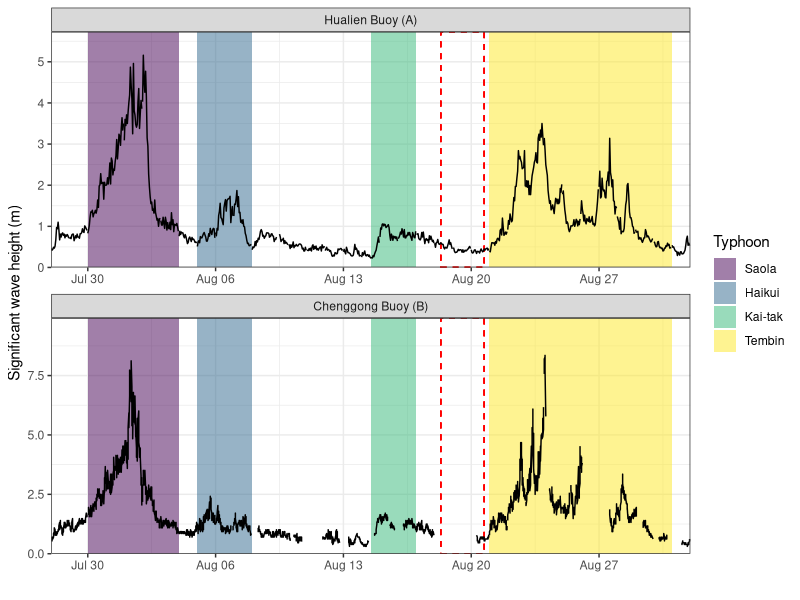
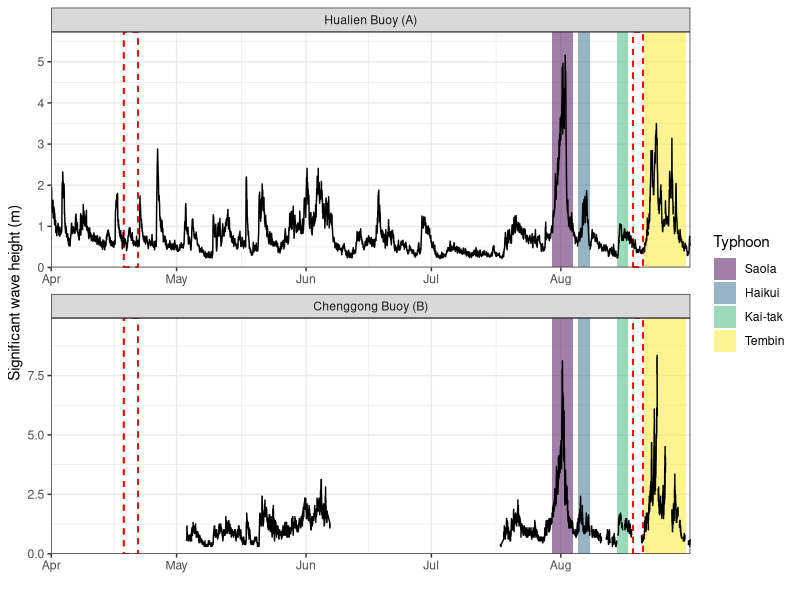
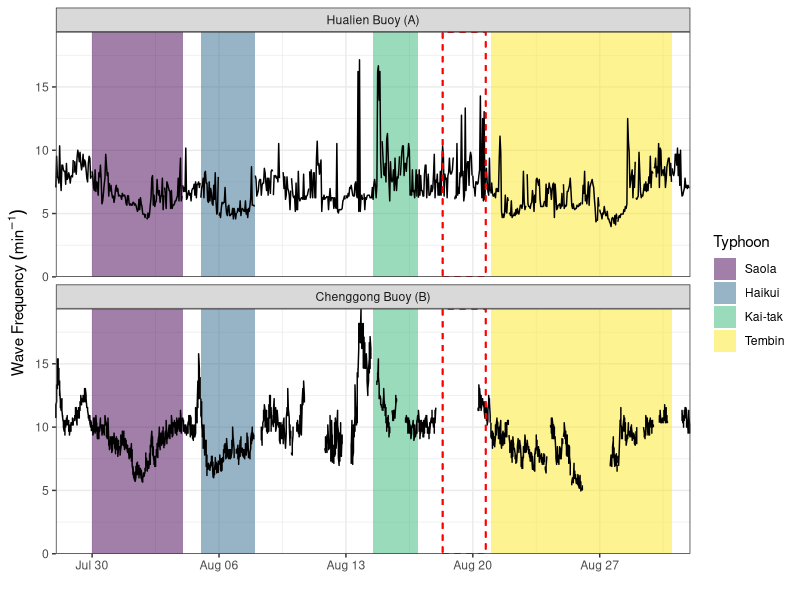
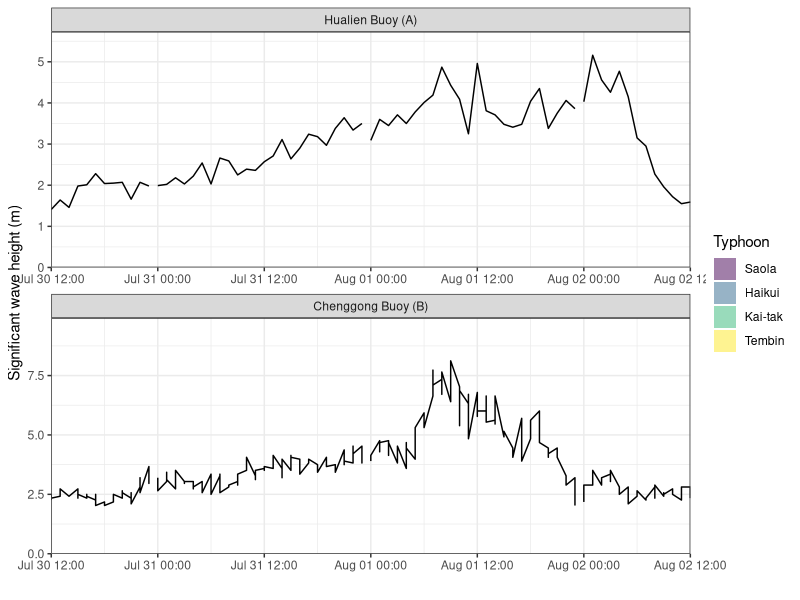
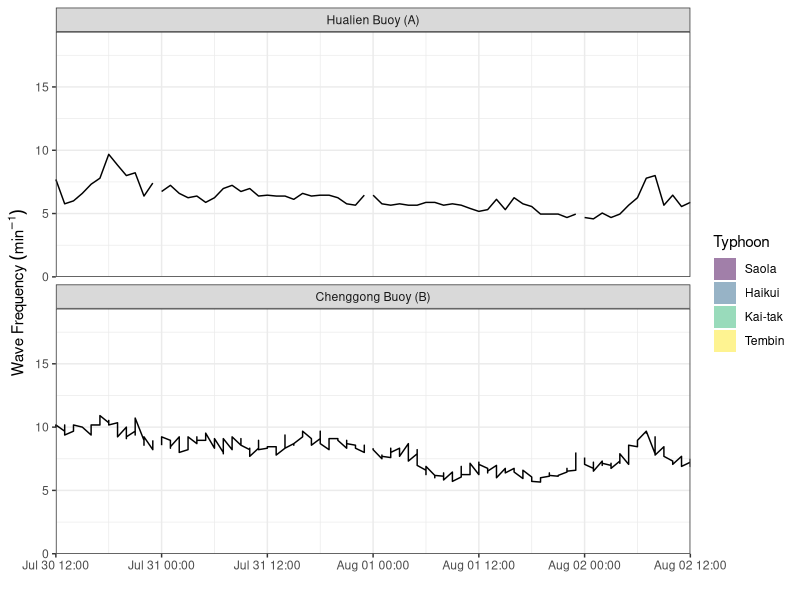
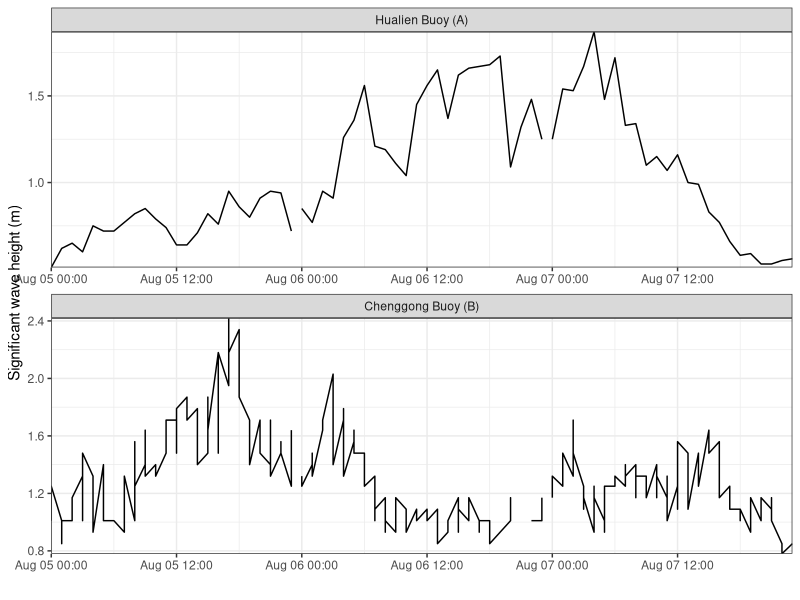
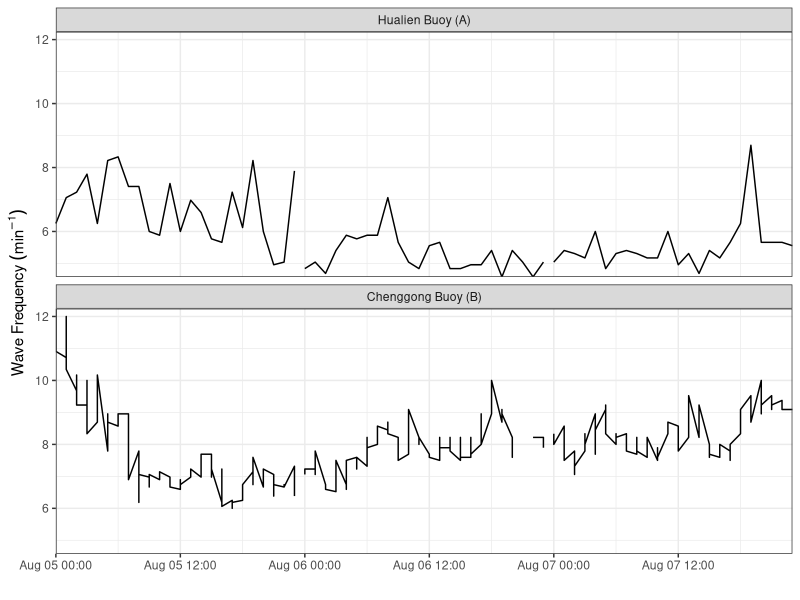
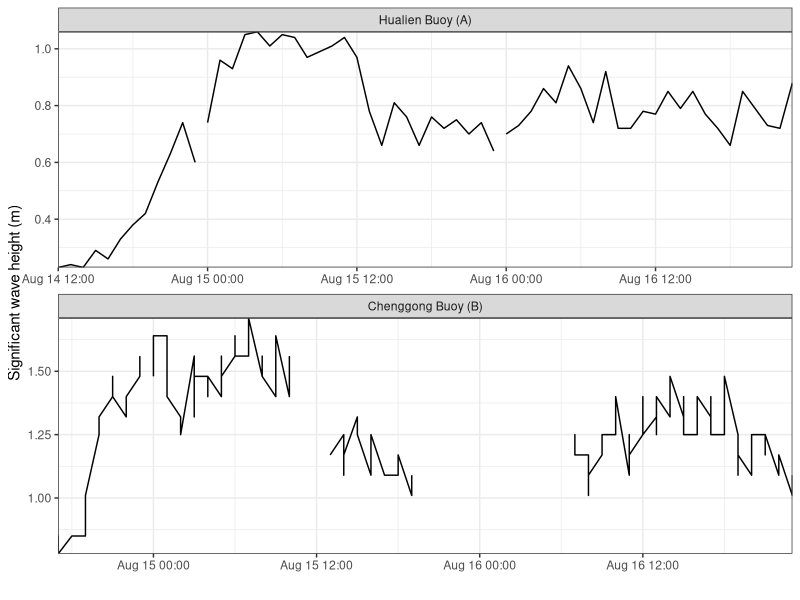

Write R code to recreate these figures, in order.
## ---- chunk 1
knitr::opts_chunk$set(echo = TRUE, warning = FALSE, message = FALSE, dev='jpeg', dpi = 600)
## ---- chunk 2
library(dplyr)
library(ggplot2)
library(readxl)
library(patchwork)

large <- theme(legend.title = element_text(size=15),
        legend.text = element_text(size=15),
        axis.title = element_text(size=15),
        axis.text = element_text(size=15),
        strip.text = element_text(size=15))

rotate <- theme(axis.text.x = element_text(angle = 90, hjust=1))

no_strip <- theme(strip.background = element_rect(colour=NA, fill=NA),
                  strip.text = element_text(colour=NA))
## ---- chunk 3
# Hualien buoy
hua <- read_excel("../Data//2012_46699A_Hualien buoy_wave.xlsx", skip=9)
hua$yyyymmddhhmi <- strptime(hua$yyyymmddhhmi, format="%Y%m%d%H%M") %>% as.POSIXct
hua$Header <- "Hualien buoy"

# Chenggong
che <- read_excel("../Data//2012_46761F_Chenggong_wave.xlsx", skip=15)
che$yyyymmddhhmi <- strptime(che$yyyymmddhhmi, format="%Y%m%d%H%M") %>% as.POSIXct
che$Header <- "Chenggong"
names(che)[4:5] <- c("H", "T")
#che <- che[che$Dif!=0,]
out <- rbind(hua[, c(1:4, 6, 8:11)], che)
names(out)[1] <- "Buoy"
out$Buoy <- factor(out$Buoy, levels=c("Hualien buoy", "Chenggong"), labels=c("Hualien Buoy (A)", "Chenggong Buoy (B)"))

# Typhoon impact periods
rec <- rbind(c("2012-07-30 00:00", "2012-08-03 23:59"), 
      c("2012-08-05 00:00", "2012-08-07 23:59"),
      c("2012-08-14 12:00", "2012-08-16 23:59"),
      c("2012-08-21 00:00", "2012-08-30 23:59")) %>% as.data.frame
names(rec) <- c("xmin", "xmax")
rec$xmin <- as.POSIXct(rec$xmin)
rec$xmax <- as.POSIXct(rec$xmax)
Typhoon <- factor(c("Saola", "Haikui", "Kai-tak", "Tembin"), levels=c("Saola", "Haikui", "Kai-tak", "Tembin"))
rec <- cbind(rec, Typhoon)
## ---- chunk 4
ggplot()+
  geom_rect(data=rec, aes(xmin = xmin, xmax = xmax, ymin=0, ymax=Inf, fill=Typhoon), alpha=0.5)+
  geom_rect(data=rec, aes(xmin = as.POSIXct("2012-08-18 08:00"), xmax = as.POSIXct("2012-08-20 17:00"), ymin=0, ymax=Inf), fill="transparent", colour="red", linetype=2)+
  geom_path(data = out, aes(x=yyyymmddhhmi, y=H/100, group=Grp))+
  facet_wrap(~Buoy, ncol=1, scales="free")+
  labs(x="", y="Significant wave height (m)")+
  scale_x_datetime(limits = as.POSIXct(c("2012-07-28 00:00", "2012-08-31 23:59")), expand = c(0, 0)) +
  scale_y_continuous(expand = c(0, 0)) +
  scale_fill_viridis_d()+
  scale_colour_viridis_d()+
  theme_bw() 
## ---- chunk 5
ggplot()+
  geom_rect(data=rec, aes(xmin = xmin, xmax = xmax, ymin=0, ymax=Inf, fill=Typhoon), alpha=0.5)+
  geom_rect(data=rec, aes(xmin = as.POSIXct("2012-04-18 08:00"), xmax = as.POSIXct("2012-04-21 17:00"), ymin=0, ymax=Inf), fill="transparent", colour="red", linetype=2)+
  geom_rect(data=rec, aes(xmin = as.POSIXct("2012-08-18 08:00"), xmax = as.POSIXct("2012-08-20 17:00"), ymin=0, ymax=Inf), fill="transparent", colour="red", linetype=2)+
  geom_path(data = out, aes(x=yyyymmddhhmi, y=H/100, group=Grp))+
  facet_wrap(~Buoy, ncol=1, scales="free")+
  labs(x="", y="Significant wave height (m)")+
  scale_x_datetime(limits = as.POSIXct(c("2012-04-01 00:00", "2012-08-31 23:59")), expand = c(0, 0)) +
  scale_y_continuous(expand = c(0, 0)) +
  scale_fill_viridis_d()+
  scale_colour_viridis_d()+
  theme_bw() 
## ---- chunk 6
ggplot()+
  geom_rect(data=rec, aes(xmin = xmin, xmax = xmax, ymin=0, ymax=Inf, fill=Typhoon), alpha=0.5)+
  geom_path(data = out, aes(x=yyyymmddhhmi, y=600/T, group=Grp))+
  geom_rect(data=rec, aes(xmin = as.POSIXct("2012-08-18 08:00"), xmax = as.POSIXct("2012-08-20 17:00"), ymin=0, ymax=Inf), fill="transparent", colour="red", linetype=2)+
  facet_wrap(~Buoy, ncol=1)+
  labs(x="", y=expression(Wave~Frequency~(min^-1)))+
  scale_x_datetime(limits = as.POSIXct(c("2012-07-28 00:00", "2012-08-31 23:59")), expand = c(0, 0)) +
  scale_y_continuous(expand = c(0, 0)) +
  scale_fill_viridis_d()+
  scale_colour_viridis_d()+
  theme_bw() 
## ---- chunk 7
# Wave height >= 2.5 m
dif <- function(x) max(x)-min(x)
# Hualien buoy
# Persist large wave
subset(hua, yyyymmddhhmi<=as.POSIXct("2012-08-04") & yyyymmddhhmi>=as.POSIXct("2012-07-30") & H>=250)$yyyymmddhhmi %>% dif
# Wave frequency 
(600/subset(hua, yyyymmddhhmi<=as.POSIXct("2012-08-04") & yyyymmddhhmi>=as.POSIXct("2012-07-30") & H>=250)$T) %>% mean
(600/subset(hua, yyyymmddhhmi<=as.POSIXct("2012-08-04") & yyyymmddhhmi>=as.POSIXct("2012-07-30") & H>=250)$T) %>% sd

# Chenggong buoy
# Persist large wave
subset(che, yyyymmddhhmi<=as.POSIXct("2012-08-04") & yyyymmddhhmi>=as.POSIXct("2012-07-30") & H>=250)$yyyymmddhhmi %>% dif
# Wave frequency 
(600/subset(che, yyyymmddhhmi<=as.POSIXct("2012-08-04") & yyyymmddhhmi>=as.POSIXct("2012-07-30") & H>=250)$T) %>% mean
(600/subset(che, yyyymmddhhmi<=as.POSIXct("2012-08-04") & yyyymmddhhmi>=as.POSIXct("2012-07-30") & H>=250)$T) %>% sd

limits <- subset(out, yyyymmddhhmi<=as.POSIXct("2012-08-04") & yyyymmddhhmi>=as.POSIXct("2012-07-30") & H>=250)$yyyymmddhhmi %>% range

ggplot()+
  geom_rect(data=rec, aes(xmin = xmin, xmax = xmax, ymin=0, ymax=Inf, fill=Typhoon), alpha=0.5)+
  geom_rect(data=rec, aes(xmin = as.POSIXct("2012-08-18 08:00"), xmax = as.POSIXct("2012-08-20 17:00"), ymin=0, ymax=Inf), fill="transparent", colour="red", linetype=2)+
  geom_path(data = out, aes(x=yyyymmddhhmi, y=H/100, group=Grp))+
  facet_wrap(~Buoy, ncol=1, scales="free")+
  labs(x="", y="Significant wave height (m)")+
  scale_x_datetime(limits = limits, expand = c(0, 0)) +
  scale_y_continuous(expand = c(0, 0)) +
  scale_fill_viridis_d()+
  scale_colour_viridis_d()+
  theme_bw() 

ggplot()+
  geom_rect(data=rec, aes(xmin = xmin, xmax = xmax, ymin=0, ymax=Inf, fill=Typhoon), alpha=0.5)+
  geom_path(data = out, aes(x=yyyymmddhhmi, y=600/T, group=Grp))+
  geom_rect(data=rec, aes(xmin = as.POSIXct("2012-08-18 08:00"), xmax = as.POSIXct("2012-08-20 17:00"), ymin=0, ymax=Inf), fill="transparent", colour="red", linetype=2)+
  facet_wrap(~Buoy, ncol=1)+
  labs(x="", y=expression(Wave~Frequency~(min^-1)))+
  scale_x_datetime(limits = limits, expand = c(0, 0)) +
  scale_y_continuous(expand = c(0, 0)) +
  scale_fill_viridis_d()+
  scale_colour_viridis_d()+
  theme_bw() 
## ---- chunk 8
# Wave height >= 1.5 m
# Hualien buoy
# medium wave (h)
subset(hua, yyyymmddhhmi<=as.POSIXct("2012-08-07 23:59") & yyyymmddhhmi>=as.POSIXct("2012-08-05 00:00") & H>=150)$H %>% length/subset(hua, yyyymmddhhmi<=as.POSIXct("2012-08-08 23:59") & yyyymmddhhmi>=as.POSIXct("2012-08-05 00:00"))$H %>% length * 72

# Chenggong buoy
# medium wave (h)
subset(che, yyyymmddhhmi<=as.POSIXct("2012-08-07 23:59") & yyyymmddhhmi>=as.POSIXct("2012-08-05 00:00") & H>=150)$H %>% length/subset(che, yyyymmddhhmi<=as.POSIXct("2012-08-08 23:59") & yyyymmddhhmi>=as.POSIXct("2012-08-05 00:00"))$H %>% length * 72

ggplot()+
  geom_path(data = subset(out, yyyymmddhhmi<=as.POSIXct("2012-08-07 23:59") & yyyymmddhhmi>=as.POSIXct("2012-08-05 00:00")), aes(x=yyyymmddhhmi, y=H/100, group=Grp))+
  facet_wrap(~Buoy, ncol=1, scales="free")+
  labs(x="", y="Significant wave height (m)")+
  scale_x_datetime(expand = c(0, 0)) +
  scale_y_continuous(expand = c(0, 0)) +
  scale_fill_viridis_d()+
  scale_colour_viridis_d()+
  theme_bw() 

ggplot()+
  geom_path(data = subset(out, yyyymmddhhmi<=as.POSIXct("2012-08-07 23:59") & yyyymmddhhmi>=as.POSIXct("2012-08-05 00:00")), aes(x=yyyymmddhhmi, y=600/T, group=Grp))+
  facet_wrap(~Buoy, ncol=1)+
  labs(x="", y=expression(Wave~Frequency~(min^-1)))+
  scale_x_datetime(expand = c(0, 0)) +
  scale_y_continuous(expand = c(0, 0)) +
  scale_fill_viridis_d()+
  scale_colour_viridis_d()+
  theme_bw() 
## ---- chunk 9
# Wave height >= 1.5 m
# Hualien buoy

# small wave (h)
subset(hua, yyyymmddhhmi<=as.POSIXct("2012-08-16 23:59") & yyyymmddhhmi>=as.POSIXct("2012-08-14 12:00") & H>=100)$H %>% length/subset(hua, yyyymmddhhmi<=as.POSIXct("2012-08-17 23:59") & yyyymmddhhmi>=as.POSIXct("2012-08-14 00:00"))$H %>% length *60

# Chenggong buoy
# medium wave (h)
subset(che, yyyymmddhhmi<=as.POSIXct("2012-08-16 23:59") & yyyymmddhhmi>=as.POSIXct("2012-08-14 12:00") & H>=150)$H %>% length/subset(che, yyyymmddhhmi<=as.POSIXct("2012-08-17 23:59") & yyyymmddhhmi>=as.POSIXct("2012-08-14 00:00"))$H %>% length *60

subset(che, yyyymmddhhmi<=as.POSIXct("2012-08-16 23:59") & yyyymmddhhmi>=as.POSIXct("2012-08-14 12:00") & H>=100)$H %>% length/subset(che, yyyymmddhhmi<=as.POSIXct("2012-08-17 23:59") & yyyymmddhhmi>=as.POSIXct("2012-08-14 00:00"))$H %>% length *60

ggplot()+
  geom_path(data = subset(out, yyyymmddhhmi<=as.POSIXct("2012-08-16 23:59") & yyyymmddhhmi>=as.POSIXct("2012-08-14 12:00")), aes(x=yyyymmddhhmi, y=H/100, group=Grp))+
  facet_wrap(~Buoy, ncol=1, scales="free")+
  labs(x="", y="Significant wave height (m)")+
  scale_x_datetime(expand = c(0, 0)) +
  scale_y_continuous(expand = c(0, 0)) +
  scale_fill_viridis_d()+
  scale_colour_viridis_d()+
  theme_bw() 

ggplot()+
  geom_path(data = subset(out, yyyymmddhhmi<=as.POSIXct("2012-08-16 23:59") & yyyymmddhhmi>=as.POSIXct("2012-08-14 12:00")), aes(x=yyyymmddhhmi, y=600/T, group=Grp))+
  facet_wrap(~Buoy, ncol=1)+
  labs(x="", y=expression(Wave~Frequency~(min^-1)))+
  scale_x_datetime(expand = c(0, 0)) +
  scale_y_continuous(expand = c(0, 0)) +
  scale_fill_viridis_d()+
  scale_colour_viridis_d()+
  theme_bw() 
